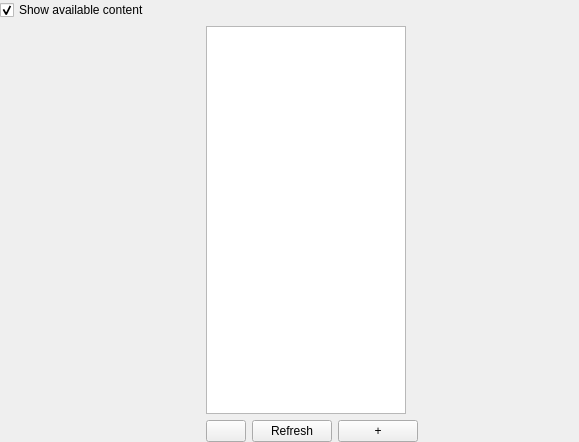
<?xml version="1.0" encoding="UTF-8"?>
<ui version="4.0">
 <class>PanelShapes</class>
 <widget class="QWidget" name="PanelShapes">
  <property name="geometry">
   <rect>
    <x>0</x>
    <y>0</y>
    <width>579</width>
    <height>442</height>
   </rect>
  </property>
  <property name="windowTitle">
   <string>Form</string>
  </property>
  <layout class="QGridLayout" name="gridLayout">
   <property name="leftMargin">
    <number>0</number>
   </property>
   <property name="topMargin">
    <number>0</number>
   </property>
   <property name="rightMargin">
    <number>0</number>
   </property>
   <property name="bottomMargin">
    <number>0</number>
   </property>
   <item row="0" column="0">
    <layout class="QVBoxLayout" name="verticalLayout_4" stretch="0,1">
     <item>
      <widget class="QCheckBox" name="checkBoxContent">
       <property name="text">
        <string>Show available content</string>
       </property>
       <property name="checked">
        <bool>true</bool>
       </property>
      </widget>
     </item>
     <item>
      <layout class="QHBoxLayout" name="horizontalLayout_3" stretch="0,0,1">
       <item>
        <widget class="PanelSuperList" name="widgetPanelIDs" native="true">
         <property name="minimumSize">
          <size>
           <width>200</width>
           <height>0</height>
          </size>
         </property>
         <property name="maximumSize">
          <size>
           <width>200</width>
           <height>16777215</height>
          </size>
         </property>
        </widget>
       </item>
       <item>
        <layout class="QVBoxLayout" name="verticalLayout" stretch="1,0">
         <item>
          <widget class="WidgetSuperTree" name="treeViewAvailableContent">
           <property name="minimumSize">
            <size>
             <width>200</width>
             <height>0</height>
            </size>
           </property>
           <property name="maximumSize">
            <size>
             <width>200</width>
             <height>16777215</height>
            </size>
           </property>
           <attribute name="headerVisible">
            <bool>false</bool>
           </attribute>
          </widget>
         </item>
         <item>
          <layout class="QHBoxLayout" name="horizontalLayout" stretch="1,0,1">
           <item>
            <widget class="QPushButton" name="pushButtonMove">
             <property name="maximumSize">
              <size>
               <width>16777215</width>
               <height>22</height>
              </size>
             </property>
             <property name="text">
              <string/>
             </property>
             <property name="icon">
              <iconset resource="../ressources.qrc">
               <normaloff>:/icons/Ressources/big_arrow_left.png</normaloff>:/icons/Ressources/big_arrow_left.png</iconset>
             </property>
            </widget>
           </item>
           <item>
            <widget class="QPushButton" name="pushButtonRefresh">
             <property name="text">
              <string>Refresh</string>
             </property>
            </widget>
           </item>
           <item>
            <widget class="QPushButton" name="pushButtonAdd">
             <property name="maximumSize">
              <size>
               <width>16777215</width>
               <height>22</height>
              </size>
             </property>
             <property name="text">
              <string>+</string>
             </property>
            </widget>
           </item>
          </layout>
         </item>
        </layout>
       </item>
       <item>
        <widget class="WidgetPreviewObject3D" name="widgetPreviewObject3D" native="true"/>
       </item>
      </layout>
     </item>
    </layout>
   </item>
  </layout>
 </widget>
 <customwidgets>
  <customwidget>
   <class>PanelSuperList</class>
   <extends>QWidget</extends>
   <header>panelsuperlist.h</header>
   <container>1</container>
  </customwidget>
  <customwidget>
   <class>WidgetSuperTree</class>
   <extends>QTreeView</extends>
   <header>widgetsupertree.h</header>
  </customwidget>
  <customwidget>
   <class>WidgetPreviewObject3D</class>
   <extends>QWidget</extends>
   <header>widgetpreviewobject3d.h</header>
   <container>1</container>
  </customwidget>
 </customwidgets>
 <resources>
  <include location="../ressources.qrc"/>
 </resources>
 <connections/>
</ui>
